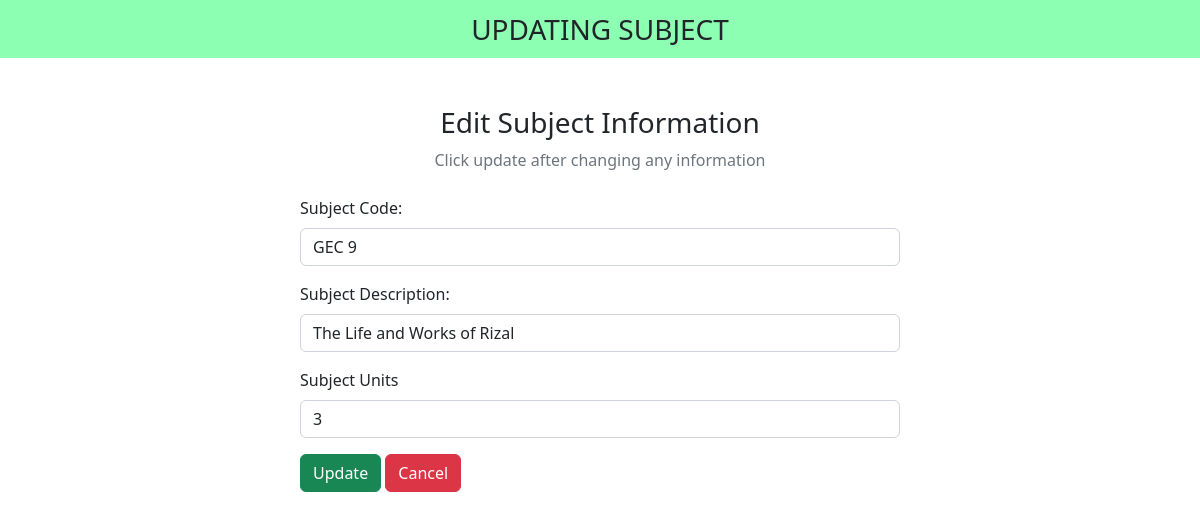
The page /renew.php?id=1 on the database its author committed.
### tables this page shows
CREATE TABLE `subjects` (
  `id` int(11) NOT NULL,
  `subject_code` varchar(255) NOT NULL,
  `subject_description` varchar(255) NOT NULL,
  `subject_units` int(100) NOT NULL
);

### renew.php (the view, shortened to what this page needs)
<?php
include "database.php";
$id = $_GET["id"];
?>
<!DOCTYPE html>
<html lang="en">
<head>
  <link href="https://cdn.jsdelivr.net/npm/bootstrap@5.2.3/dist/css/bootstrap.min.css" rel="stylesheet">
  <link rel="stylesheet" href="https://cdnjs.cloudflare.com/ajax/libs/font-awesome/6.4.0/css/all.min.css" />
</head>
<body>
  <nav class="navbar navbar-light justify-content-center fs-3 mb-5" style="background-color: #00ff5573;">
    UPDATING SUBJECT
  </nav>
  <div class="container">
    <div class="text-center mb-4">
      <h3>Edit Subject Information</h3>
      <p class="text-muted">Click update after changing any information</p>
    </div>
    <?php
    $sql = "SELECT * FROM `subjects` WHERE id = $id LIMIT 1";
    $result = mysqli_query($conn, $sql);
    $row = mysqli_fetch_assoc($result);
    ?>
    <div class="container d-flex justify-content-center">
      <form action="" method="post" style="width:50vw; min-width:300px;">
        <div class="row mb-3">
          <div class="col">
            <label class="form-label">Subject Code:</label>
            <input type="text" class="form-control" name="subject_code" value="<?php echo $row['subject_code']; ?>">
          </div>
        </div>
        <div class="mb-3">
          <label class="form-label">Subject Description:</label>
          <input type="text" class="form-control" name="subject_description" value="<?php echo $row['subject_description']; ?>">
        </div>
        <div class="mb-3">
          <label class="form-label">Subject Units</label>
          <input type="text" class="form-control" name="subject_units" value="<?php echo $row['subject_units']; ?>">
        </div>
        <div>
          <button type="submit" class="btn btn-success" name="submit">Update</button>
          <a href="subjects.php" class="btn btn-danger">Cancel</a>
        </div>
      </form>
    </div>
  </div>
</body>
</html>

### rows shown on the page
subjects: subject_code "GEC 9", subject_description "The Life and Works of Rizal", subject_units "3"
